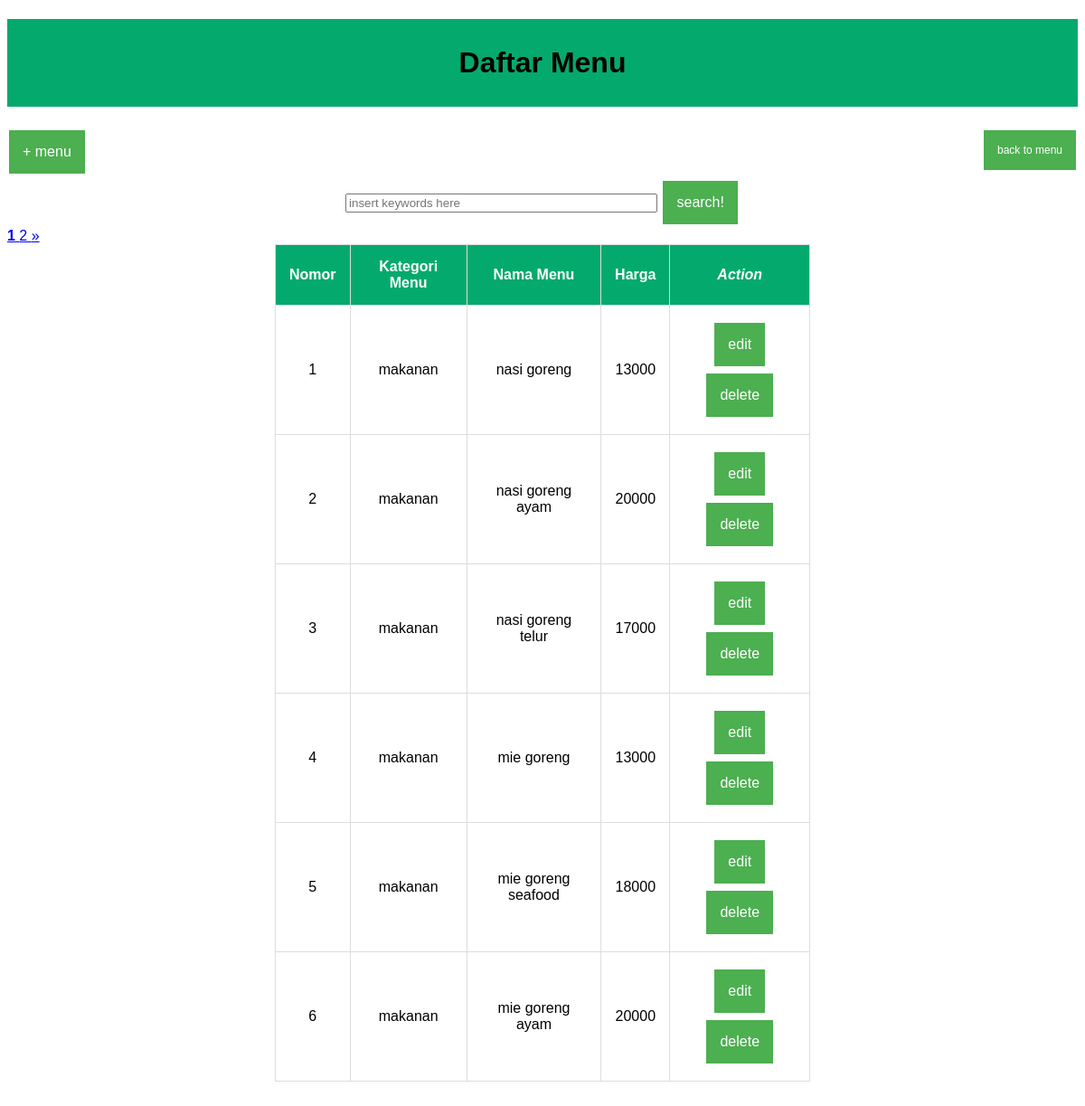
Screenshot of / (signed in) with the database file from the repository.
### tables this page shows
CREATE TABLE `menu` (
  `id_menu` int(10) NOT NULL,
  `kategori_menu` varchar(20) NOT NULL,
  `nama_menu` varchar(20) NOT NULL,
  `image` varchar(100) NOT NULL,
  `harga` int(20) NOT NULL
);

### functions.php (called while the page is built, shortened)
<?php
$conn = mysqli_connect("localhost","root", "","sirestoran");
function query($query) {
  global $conn;
  $result = mysqli_query($conn, $query);
  $rows = [];
  while ($row = mysqli_fetch_assoc($result)) {
    $rows[] = $row;
  }
  return $rows;
}
?>

### index.php (the view, shortened to what this page needs)
<?php
require 'functions.php';
$jumlahdataperhalaman = 6;
$jumlahdata = count(query("SELECT * FROM menu"));
$jumlahhalaman = ceil($jumlahdata / $jumlahdataperhalaman);
$halamanaktif = (isset ($_GET["halaman"]) ) ? $_GET["halaman"] : 1 ;
$awaldata = ($jumlahdataperhalaman * $halamanaktif ) - $jumlahdataperhalaman;
$menu = query("SELECT * FROM menu LIMIT $awaldata, $jumlahdataperhalaman");
?>
<!DOCTYPE html>
<html lang="en">
<head>
    <link rel="stylesheet" href="style-home.css">
    <link rel="stylesheet" href="read.css">
</head>
<body>
<div class="container3">
<h1>Daftar Menu</h1>
    <a  href="home.html" class ="button1"> back to menu </a>
    <a href="tambah.php" class ="button"> + menu </a>
    <form align ="center" action="" method="post">
        <input type="text" name="keyword" size="40" autofocus placeholder="insert keywords here" autocomplete="off">
        <button type="submit"  class="button" name="search">search!</button>
        <br>
    </form>
    <?php for($i=1; $i<=$jumlahhalaman; $i++) : ?>
        <?php if($i == $halamanaktif) : ?>
            <a href="?halaman= <?= $i;  ?>" style="font-weight :bold;
            "> <?= $i; ?> </a>
        <?php else : ?>
            <a href="?halaman= <?= $i;  ?>"> <?= $i; ?> </a>
        <?php endif; ?>
    <?php endfor; ?>
    <?php if($halamanaktif<$jumlahhalaman) : ?>
        <a href="?halaman= <?= $halamanaktif + 1; ?> "> &raquo; </a>
    <?php endif; ?>
    <table align="center" border="1" >
        <tr>
            <th>Nomor</th>
            <th>Kategori Menu</th>
            <th>Nama Menu</th>
            <th>Harga</th>
            <th><i>Action</i></th>
        </tr>
        <?php $i = 1; ?>
        <?php foreach ($menu as $row) : ?>
        <tr>
            <td><?= $i; ?></td>
            <td> <?= $row["kategori_menu"]; ?> </td>
            <td> <?= $row["nama_menu"]; ?> </td>
            <td> <?= $row["harga"]; ?> </td>
            <td>
                <a href="ubah.php?id_menu= <?=$row["id_menu"]; ?> "onclick="return confirm('apakan anda yakin akan meengubah data?');"  class="button">edit</a>
                <a href="hapus.php?id_menu=<?= $row["id_menu"]; ?>"onclick="return confirm('apa anda yakin akan menghapus menu?');"  class="button">delete</a>
            </td>
        </tr>
        <?php $i++; ?>
        <?php endforeach; ?>
    </table>
</body>
<footer><br><br><br><br>
</footer>
</html>

### style-home.css (style rules this page uses)
body { font-family: 'Arial'; color: #000; }
.container3 h1 { background-color: #04AA6D; text-align: center; padding: 30px; font-family : Arial; }
.button { background-color: #4CAF50; border: none; color: white; padding: 15px 15px; text-align: center; text-decoration: none; display: inline-block; font-size: 12px; margin: 4px 2px; cursor: pointer; }
table, td, th { border: 1px solid #ddd; text-align: left; }
table { border-collapse: collapse; width: 100%; }
th, td { padding: 15px; }
th { background-color: #04AA6D; color: white; }
.button { background-color: #4CAF50; border: none; color: white; text-align: center; text-decoration: none; display: inline-block; font-size: 16px; margin: 4px 2px; cursor: pointer; }

### read.css (style rules this page uses)
.container3 h1 { background-color: #04AA6D; text-align: center; padding: 30px; font-family : Arial; }
.button { background-color: #4CAF50; border: none; color: white; padding: 15px 15px; text-align: center; text-decoration: none; display: inline-block; font-size: 12px; margin: 4px 2px; cursor: pointer; }
.button1 { background-color: #4CAF50; border: none; color: white; padding: 15px 15px; text-align: center; text-decoration: none; display: inline-block; font-size: 12px; margin: 4px 2px; cursor: pointer; float: right; }
table, td, th { border: 1px solid #ddd; text-align: center; }
table { border-collapse: collapse; width: 50%; }
th, td { padding: 15px; }
th { background-color: #04AA6D; color: white; }
.button { background-color: #4CAF50; border: none; color: white; text-align: center; text-decoration: none; display: inline-block; font-size: 16px; margin: 4px 2px; cursor: pointer; }

### rows the page displays
menu: kategori_menu "makanan", nama_menu "nasi goreng", harga "13000"
menu: kategori_menu "makanan", nama_menu "nasi goreng ayam", harga "20000"
menu: kategori_menu "makanan", nama_menu "nasi goreng telur", harga "17000"
menu: kategori_menu "makanan", nama_menu "mie goreng", harga "13000"
menu: kategori_menu "makanan", nama_menu "mie goreng seafood", harga "18000"
menu: kategori_menu "makanan", nama_menu "mie goreng ayam", harga "20000"
